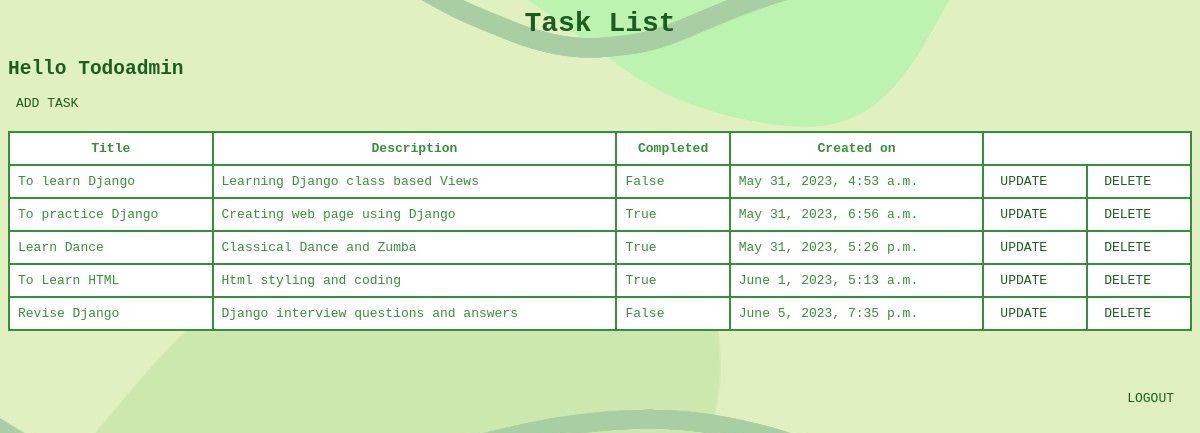
Screenshot of /list/ (signed in) with the database file from the repository.
### td_app/models.py (models this page shows, shortened)
class Task(models.Model):
    user = models.ForeignKey(User, on_delete=models.CASCADE, null=True, blank=True)
    title = models.CharField(max_length=150, null=True, blank=True)
    description = models.TextField(max_length=300, default=" ")
    completed = models.BooleanField(default=False)
    created = models.DateTimeField(auto_now_add=True)

### td_app/views.py (the view)
# urls.py: path('list/', Tasklist.as_view(), name='task'),
class Tasklist(LoginRequiredMixin, ListView):
    model = Task
    context_object_name = 'task'
    template_name = 'list.html'
    def get_context_data(self, **kwargs):
        context = super().get_context_data(**kwargs)
        context['task'] = context['task'].filter(user=self.request.user)
        context['count'] = context['task'].filter(completed=False).count()
        return context

### Templates/list.html (shortened to what this page needs)
{%load static%}
<html lang="en">
<head>
    <link rel="stylesheet" href="{% static 'list.css' %}">
</head>
<body>
<h1>Task List</h1>
<div>
    <h2>Hello {{user.username | title}}</h2>
</div>
<a href="{% url 'task-create' %}" style="text-align:right;"> ADD TASK</a>
<table border="1px;">
    <thead>
    <tr>
        <th>Title</th>
        <th>Description</th>
        <th>Completed</th>
        <th>Created on</th>
    </tr>
    </thead>
    <div class="task-items-wrapper">
        {% for i in task %}
        <tr>
            <td>{{i.title}}</td>
            <td>{{i.description}}</td>
            <td>{{i.completed}}</td>
            <td>{{i.created}}</td>
            <td><a href="{% url 'task-update' i.id %}">UPDATE</a></td>
            <td><a href="{% url 'task-delete' i.id %}">DELETE</a></td>
        </tr>
        {% endfor %}
    </div>
</table>
<div class="header-box">
    {%if request.user.is_authenticated %}
    <a href="{% url 'logout' %}">LOGOUT</a>
    {% else %}
    <a href="{% url 'login' %}">LOGIN</a>
    {%endif%}
</div>
</body>
</html>

### td_app/static/list.css (style rules this page uses)
body { font-family: monospace; background-image:url("./pxfuel.jpg"); }
h1 { text-align: center; }
h1 { color: #1B5E20; font-family: monospace; font-size: 28px; font-weight: bold; }
h2 { color:#1B5E20; }
.task-items-wrapper { margin-top: 20px; }
table { width: 100%; border-collapse: collapse; background:white; color:#388E3C; }
table, th, td { border: 2px solid; }
th, td { padding: 8px; }
th { color:#388E3C; }
.header-box { padding: 10px; color: #fff; text-align: right; margin-top:50px; }
a { color:#1B5E20; text-decoration: none; padding: 8px; text-align:right; }

### rows the page displays
Task: title "To learn Django", description "Learning Django class based Views", completed "False", created "May 31, 2023, 4:53 a.m."
Task: title "To practice Django", description "Creating web page using Django", completed "True", created "May 31, 2023, 6:56 a.m."
Task: title "Learn Dance", description "Classical Dance and Zumba", completed "True", created "May 31, 2023, 5:26 p.m."
Task: title "To Learn HTML", description "Html styling and coding", completed "True", created "June 1, 2023, 5:13 a.m."
Task: title "Revise Django", description "Django interview questions and answers", completed "False", created "June 5, 2023, 7:35 p.m."

### other values shown
{{ user.username | title }} "Todoadmin"
